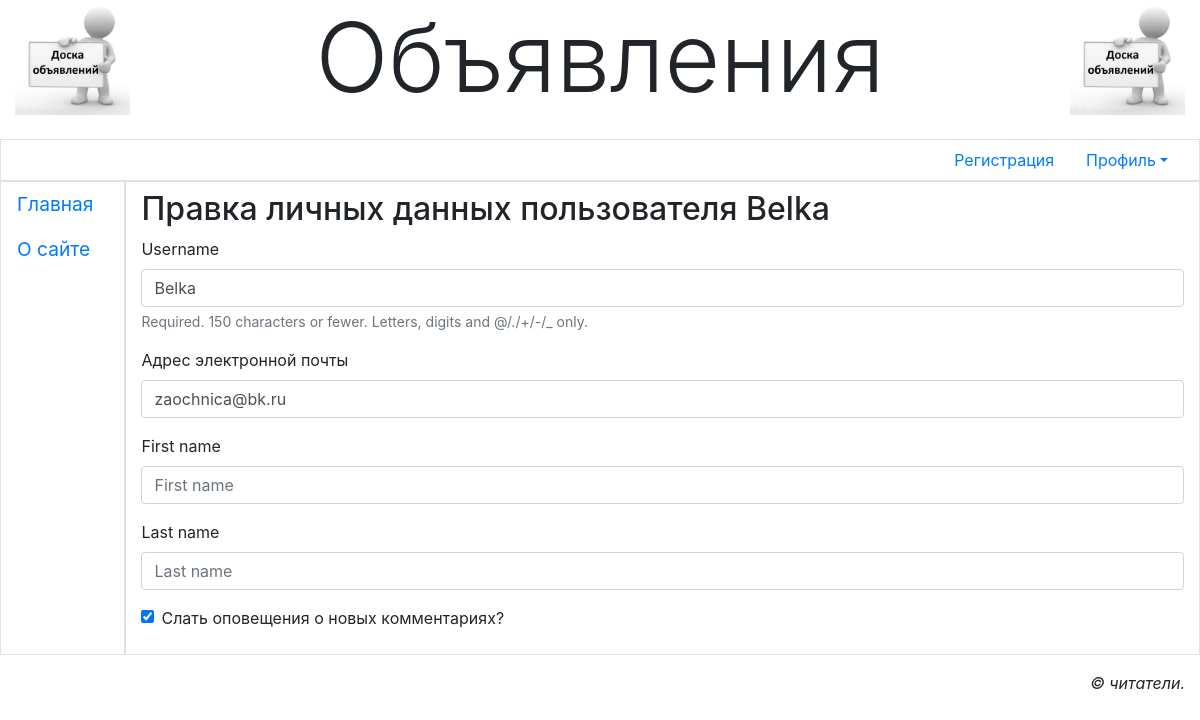
Screenshot of /accounts/profile/change/ (signed in) with the database file from the repository.
### main/models.py (models this page shows, shortened)
class AdvUser(AbstractUser):
    is_activated = models.BooleanField(default=True, db_index=True, verbose_name='Прошел активацию?')
    send_messages = models.BooleanField(default=True, verbose_name='Слать оповещения о новых комментариях?')
    class Meta(AbstractUser.Meta):
        pass

### main/views.py (the view)
# urls.py: path('accounts/profile/change/', ChangeUserInfoView.as_view(), name='profile_change'),
class ChangeUserInfoView(SuccessMessageMixin, LoginRequiredMixin,
                                              UpdateView):
    model = AdvUser
    template_name = 'main/change_user_info.html'
    form_class = ChangeUserInfoForm
    success_url = reverse_lazy('main:profile')
    success_message = 'Данные пользователя изменены'
    def setup(self, request, *args, **kwargs):
        self.user_id = request.user.pk
        return super().setup(request, *args, **kwargs)
    def get_object(self, queryset=None):
        if not queryset:
            queryset = self.get_queryset()
        return get_object_or_404(queryset, pk=self.user_id)

### main/forms.py
class ChangeUserInfoForm(forms.ModelForm):
    email = forms.EmailField(required=True, label='Адрес электронной почты')
    class Meta:
        model = AdvUser
        fields = ('username', 'email', 'first_name', 'last_name',
                  'send_messages')

### templates/main/change_user_info.html (shortened to what this page needs)
{% extends "layout/basic.html" %}
{% load bootstrap4 %}
{% block content %}
<h2>Правка личных данных пользователя {{ user.username }}</h2>
<form method="post">
    {% bootstrap_form form layout='horizontal' %}
</form>
{% endblock %}

### rows the page displays
AdvUser: username "Belka", email "zaochnica@bk.ru", send_messages "☑"
